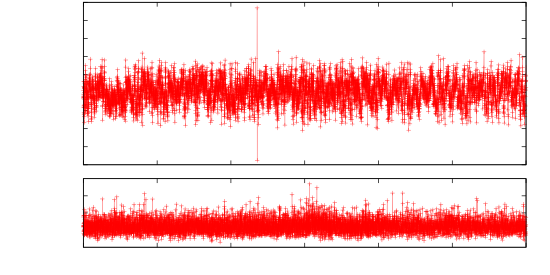

Write the gnuplot code that produced this figure.
clear
reset
file = "laserstabilitaet_c_iScan+FOL"
datafile = sprintf('../dat/%s.dat',file)

starttime = 571911872

set term push
set term epslatex color 10 size 14cm, 7cm
set out sprintf('%s.tex',file)
set multiplot



#set fit errorvariables
#set dummy f
#f(x)=a*x+b
#b=14
#a=0.02
#fit f(x) datafile using 1:2:3 via a,b
#set label 1 sprintf('$\chi^2_{\mathrm{red}} = %.4f$',FIT_WSSR/FIT_NDF) at graph 0.90, 0.90


set origin 0, 0.4
set size 1, 0.6
set bmargin 0
set tmargin 0.2
set lmargin 10
unset key
unset xlabel
set format x ""
#set xlabel 'Zeit [min]'
set ylabel 'relative Frequenz [MHz]' -1,1
set samples 100000
set xrange [0:120]
plot datafile using (($1-starttime)/60000):4 with linespoints pt 1 lt 1 lc 1


set origin 0, 0.0
set size 1, 0.4
set tmargin 1
set bmargin 2
set format x "%g"
unset key
set xlabel 'Zeit [min]' 0,0.5
set ylabel 'Jitter [MHz]' 1,0
set ytic 0.5,0.5,1.5
set samples 100000
set xrange [0:120]
set yrange [0:2]
plot datafile using (($1-starttime)/60000):2 with linespoints pt 1 lt 1 lc 1

unset multiplot
unset out
